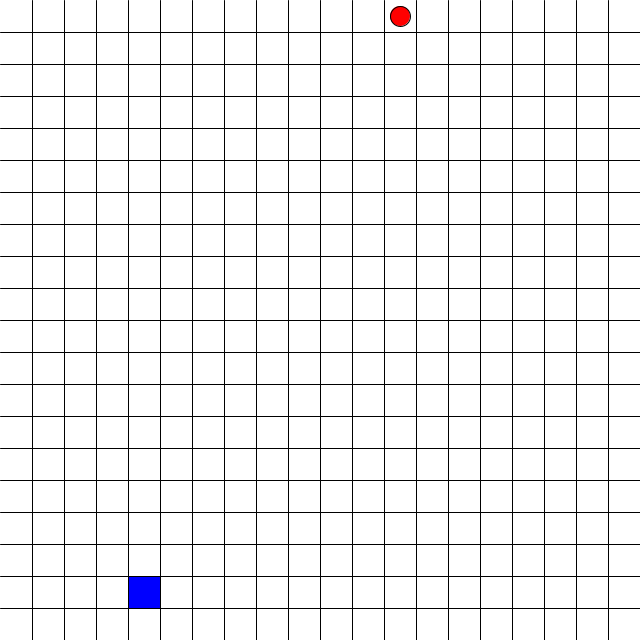
Frame 1 (no input)
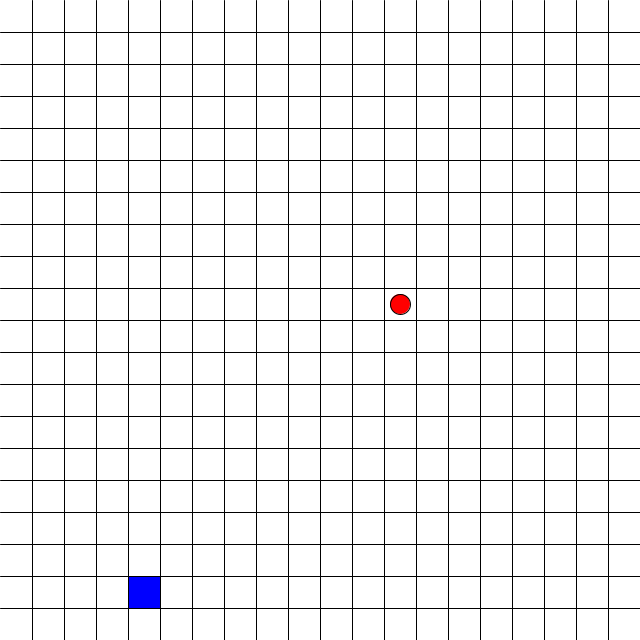
Frame 60 (the mouse pressed at the canvas centre just before this capture)
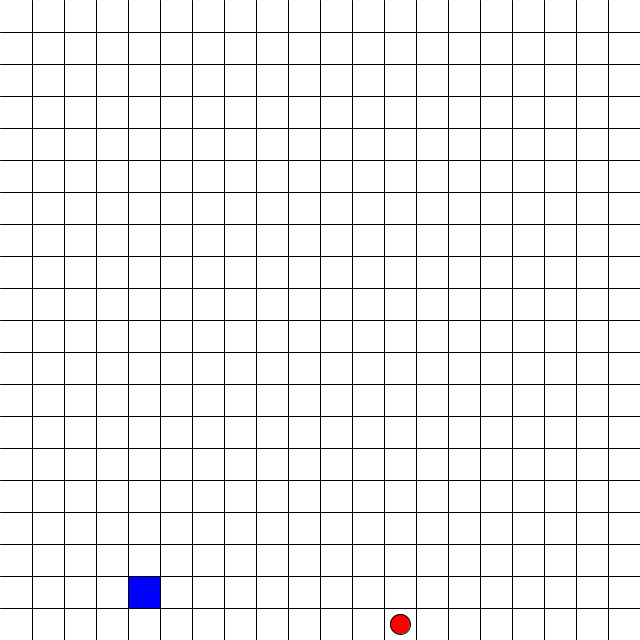
Frame 120 (the mouse held since frame 60 and released just before this capture)

The Processing sketch that drew these frames (run headless with seeded random() and noise(); from frame 60 on, the mouse is pressed at the canvas centre):

// Processing sketch: e05_interakcje
// ── e05_interakcje.pde
int size = 32;
int punktX, punktY;
int p1x, p1y;
int interwal = 6;

void setup() {
  size(640, 640);
  frameRate(30);

  int ileKolumn = width / size;
  float liczbaNiecalkowita = random(ileKolumn-1);
  int ktoraKolumna = int( liczbaNiecalkowita );

  punktX = size/2 + (size * ktoraKolumna);
  punktY = size/2;

  przeszkody();
}

void draw() {
  rysujSiatke();
  sprawdzKolor();
  rysujPunkt();
  if (poruszaj) { 
    ruszPunktem();
  }
}

void keyPressed() {
  if (keyCode == LEFT) {
    punktX = punktX - size;
    if (punktX < 0) {
      punktX = punktX + size;
    }
  } else if (keyCode == RIGHT) {
    punktX = punktX + size;
    if (punktX > width) {
      punktX = punktX - size;
    }
  }
}

void rysujPunkt() {
  fill(255, 0, 0);
  ellipse(punktX, punktY, 20, 20);
}

void rysujSiatke() {
  background(255);
  for (int a = size; a < 640; a = a + size) {
    line(a, 0, a, 640);
    line(0, a, 640, a);
  }

  fill(0, 0, 255);
  rect(p1x, p1y, size, size);
}

void przeszkody() {
  int ileKolumn = width / size;
  float liczbaKolumnJakoFloat = random(ileKolumn-1);

  int ileWiersze = height / size;
  float liczbaWierszyJakoFloat = random(
    ileWiersze - 3, ileWiersze - 1
    );

  p1x = int(liczbaKolumnJakoFloat) * size;
  p1y = int(liczbaWierszyJakoFloat) * size;
}

int start = 0;

void ruszPunktem() {
  //if (frameCount > interwal + start) {
  if (frameCount % interwal == 0) {
    //start = frameCount;
    punktY = punktY + size;
  }

  if (punktY > height) {
    punktY = size/2;
  }
}

boolean poruszaj = true;

void sprawdzKolor() {
  color kolorPiksela = get(punktX, punktY);
  if (kolorPiksela == color(0, 0, 255)) {
    //poruszaj = false;
    przeszkody();
    punktY = size/2;
  }
}
